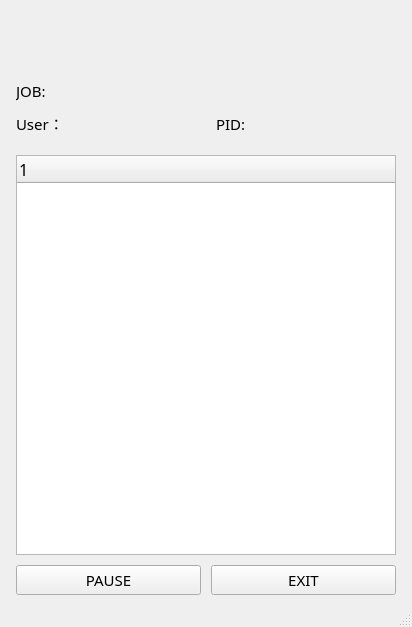
<?xml version="1.0" encoding="UTF-8"?>
<ui version="4.0">
 <class>MainWindow</class>
 <widget class="QMainWindow" name="MainWindow">
  <property name="geometry">
   <rect>
    <x>0</x>
    <y>0</y>
    <width>412</width>
    <height>627</height>
   </rect>
  </property>
  <property name="windowTitle">
   <string>软板脚本</string>
  </property>
  <widget class="QWidget" name="centralwidget">
   <layout class="QVBoxLayout" name="verticalLayout" stretch="0,0,1,0">
    <property name="spacing">
     <number>10</number>
    </property>
    <property name="leftMargin">
     <number>16</number>
    </property>
    <property name="topMargin">
     <number>10</number>
    </property>
    <property name="rightMargin">
     <number>16</number>
    </property>
    <property name="bottomMargin">
     <number>10</number>
    </property>
    <item>
     <widget class="QLabel" name="label_logo">
      <property name="minimumSize">
       <size>
        <width>0</width>
        <height>50</height>
       </size>
      </property>
      <property name="text">
       <string/>
      </property>
     </widget>
    </item>
    <item>
     <layout class="QGridLayout" name="gridLayout">
      <property name="topMargin">
       <number>10</number>
      </property>
      <property name="bottomMargin">
       <number>10</number>
      </property>
      <property name="horizontalSpacing">
       <number>20</number>
      </property>
      <property name="verticalSpacing">
       <number>10</number>
      </property>
      <item row="1" column="0">
       <widget class="QLabel" name="userLabel">
        <property name="font">
         <font>
          <family>微软雅黑</family>
          <pointsize>11</pointsize>
         </font>
        </property>
        <property name="text">
         <string>User：</string>
        </property>
       </widget>
      </item>
      <item row="1" column="1">
       <widget class="QLabel" name="pidLabel">
        <property name="font">
         <font>
          <family>微软雅黑</family>
          <pointsize>11</pointsize>
         </font>
        </property>
        <property name="text">
         <string>PID:</string>
        </property>
       </widget>
      </item>
      <item row="0" column="0" colspan="2">
       <widget class="QLabel" name="jobLabel">
        <property name="sizePolicy">
         <sizepolicy hsizetype="Expanding" vsizetype="Preferred">
          <horstretch>0</horstretch>
          <verstretch>0</verstretch>
         </sizepolicy>
        </property>
        <property name="font">
         <font>
          <family>微软雅黑</family>
          <pointsize>11</pointsize>
         </font>
        </property>
        <property name="text">
         <string>JOB:</string>
        </property>
       </widget>
      </item>
     </layout>
    </item>
    <item>
     <widget class="QTreeWidget" name="tree">
      <property name="font">
       <font>
        <family>微软雅黑</family>
        <pointsize>12</pointsize>
        <weight>50</weight>
        <bold>false</bold>
       </font>
      </property>
      <property name="layoutDirection">
       <enum>Qt::LeftToRight</enum>
      </property>
      <column>
       <property name="text">
        <string notr="true">1</string>
       </property>
      </column>
     </widget>
    </item>
    <item>
     <layout class="QHBoxLayout" name="horizontalLayout_2">
      <item>
       <widget class="QPushButton" name="pushButton">
        <property name="font">
         <font>
          <family>微软雅黑</family>
          <pointsize>11</pointsize>
         </font>
        </property>
        <property name="cursor">
         <cursorShape>PointingHandCursor</cursorShape>
        </property>
        <property name="text">
         <string>PAUSE</string>
        </property>
       </widget>
      </item>
      <item>
       <widget class="QPushButton" name="pushButton_2">
        <property name="font">
         <font>
          <family>微软雅黑</family>
          <pointsize>11</pointsize>
         </font>
        </property>
        <property name="cursor">
         <cursorShape>PointingHandCursor</cursorShape>
        </property>
        <property name="text">
         <string>EXIT</string>
        </property>
       </widget>
      </item>
     </layout>
    </item>
   </layout>
  </widget>
  <widget class="QMenuBar" name="menubar">
   <property name="geometry">
    <rect>
     <x>0</x>
     <y>0</y>
     <width>412</width>
     <height>23</height>
    </rect>
   </property>
  </widget>
  <widget class="QStatusBar" name="statusbar"/>
 </widget>
 <resources/>
 <connections/>
</ui>
